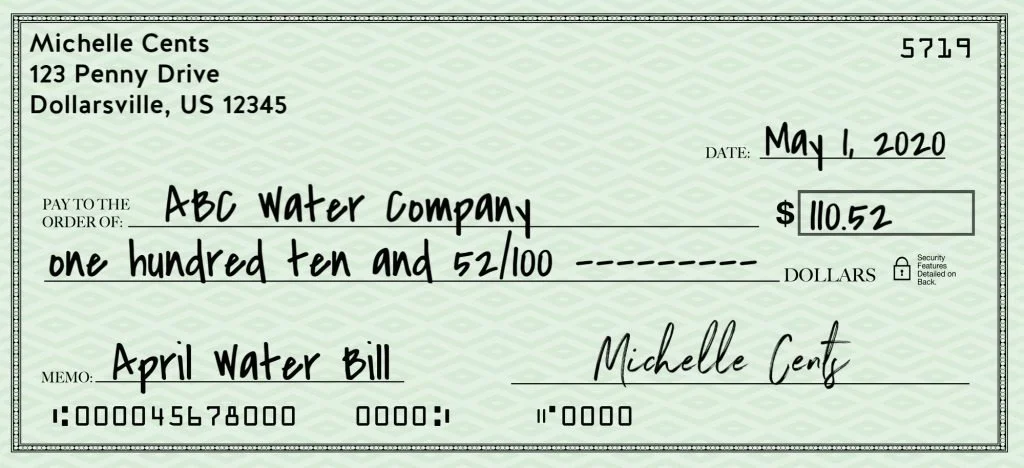
#> input picture Image_Processing/example.jpg, 1024 x 468 px; its folder holds only this picture in this run
$ python -i contours.py   (imports and definitions only)
#> lines starting #> are read from the running program, lines starting #| are printed output that depends on the picture; after the words box and inside, x2 and y2 are one past the last pixel; in counts of white or black regions, pixels touching at a corner belong together
import os
import cv2
import numpy as np

def load_image(image_path: str) -> np.ndarray:
    """Loads an image in grayscale mode."""
    image = cv2.imread(image_path, cv2.IMREAD_GRAYSCALE)
    if image is None:
        raise FileNotFoundError(f"Error loading image from path: {image_path}")
    return image

def preprocess_image(image: np.ndarray, threshold: int = 150, blur_kernel: tuple = (5, 5)) -> np.ndarray:
    """Applies thresholding and Gaussian blur to an image."""
    _, binary_image = cv2.threshold(image, threshold, 255, cv2.THRESH_BINARY_INV)
    blurred_image = cv2.GaussianBlur(binary_image, blur_kernel, 0)
    return blurred_image

def detect_contours(image: np.ndarray) -> list:
    """Detects contours in a binary image."""
    contours, _ = cv2.findContours(image, cv2.RETR_EXTERNAL, cv2.CHAIN_APPROX_SIMPLE)
    return contours

def filter_contours(contours: list, min_area: int = 500, max_area: int = 5000, min_aspect_ratio: float = 1.0, max_aspect_ratio: float = 10.0) -> list:
    """
    Filters contours based on area and aspect ratio criteria.

    Args:
        contours (list): List of contours.
        min_area (int): Minimum area of the bounding box.
        max_area (int): Maximum area of the bounding box.
        min_aspect_ratio (float): Minimum aspect ratio (width/height).
        max_aspect_ratio (float): Maximum aspect ratio (width/height).

    Returns:
        list: Filtered contours meeting the criteria.
    """
    filtered = []
    for contour in contours:
        x, y, w, h = cv2.boundingRect(contour)
        area = w * h
        aspect_ratio = w / h
        if min_area <= area <= max_area and min_aspect_ratio <= aspect_ratio <= max_aspect_ratio:
            filtered.append(contour)
    return filtered

def draw_bounding_boxes(image: np.ndarray, contours: list, color: tuple = (0, 255, 0), thickness: int = 2) -> np.ndarray:
    """Draws bounding boxes on the original image."""
    output_image = cv2.cvtColor(image, cv2.COLOR_GRAY2BGR)
    for contour in contours:
        x, y, w, h = cv2.boundingRect(contour)
        cv2.rectangle(output_image, (x, y), (x + w, y + h), color, thickness)
    return output_image

def process_image(image_path: str, output_dir: str, min_area: int = 500, max_area: int = 5000, min_aspect_ratio: float = 1.0, max_aspect_ratio: float = 10.0):
    """Processes a single image to detect and draw bounding boxes around signature regions."""
    # Step 1: Load the image
    image = load_image(image_path)

    # Step 2: Preprocess the image
    preprocessed_image = preprocess_image(image)
#> in preprocess_image, `_, binary_image = cv2.threshold(image, threshold, 255, cv2.THRESH_BINA..`:
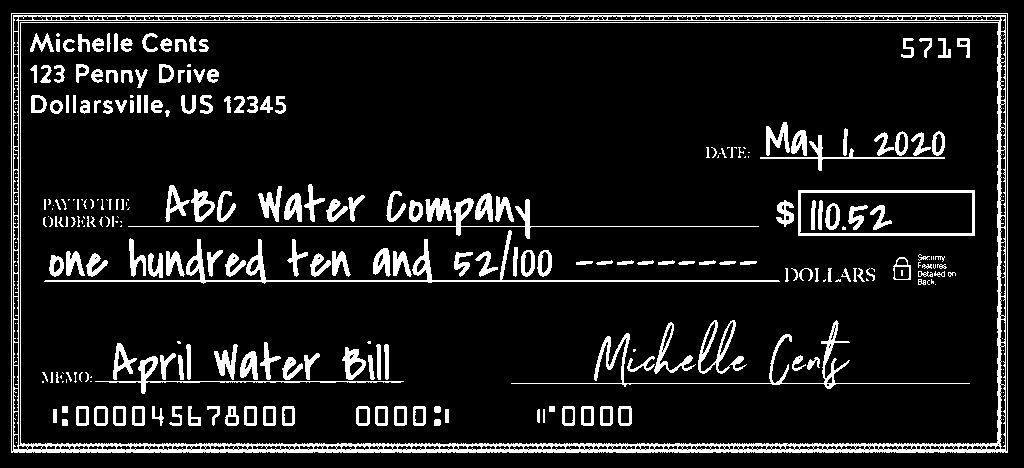
#> binary_image: shape (468, 1024); 10.6% white; 303 white regions (102 under 20 px), largest, box (x1, y1, x2, y2) and area: (11, 13, 1008, 453) 16750, (44, 230, 780, 284) 2641, (511, 320, 970, 389) 1750
#> in preprocess_image, `blurred_image = cv2.GaussianBlur(binary_image, blur_kernel, 0)`:
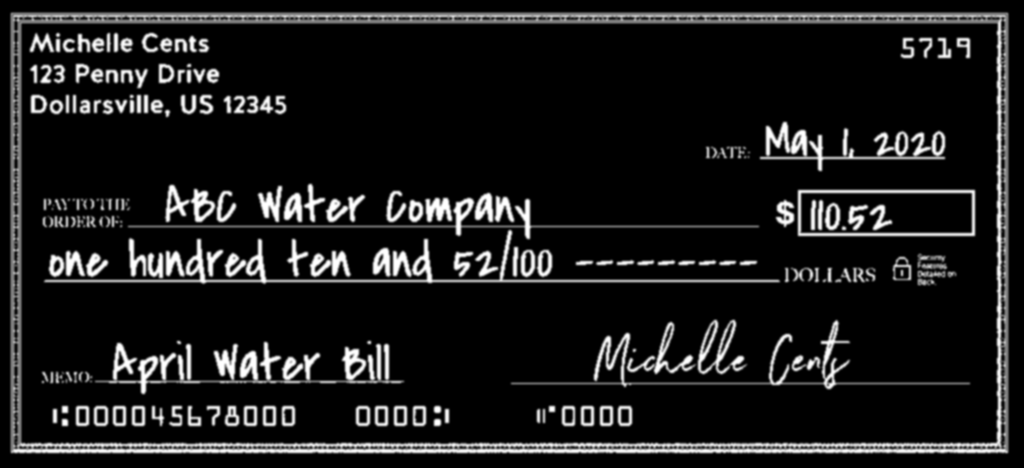
#> blurred_image: shape (468, 1024); min 0, max 255, mean 27

    # Step 3: Detect contours
    contours = detect_contours(preprocessed_image)
#> in detect_contours, `contours, _ = cv2.findContours(image, cv2.RETR_EXTERNAL, cv2.CHAIN_APP..`: contours = [[[9, 11], [9, 454], [1009, 454], [1009, 11]]]
#> contours = [[[9, 11], [9, 454], [1009, 454], [1009, 11]]]

    # Step 4: Filter contours based on area and aspect ratio
    filtered_contours = filter_contours(contours, min_area, max_area, min_aspect_ratio, max_aspect_ratio)
#> the loop in filter_contours, `for contour in contours:` made 1 pass
#> (contour, x, y, w, h, area, aspect_ratio) on pass 1: ([[9, 11], [9, 454], [1009, 454], [1009, 11]], 9, 11, 1001, 444, 444444, 2.25)
#> after the loop in filter_contours, `for contour in contours:`: filtered = []
#> filtered_contours = []

    # Step 5: Draw bounding boxes on the original image
    output_image_with_boxes = draw_bounding_boxes(image, filtered_contours)

    # Save results
    base_name = os.path.basename(image_path)
    cv2.imwrite(os.path.join(output_dir, f"bbox_{base_name}"), output_image_with_boxes)

def process_directory(input_dir: str, output_dir: str, min_area: int = 500, max_area: int = 5000, min_aspect_ratio: float = 1.0, max_aspect_ratio: float = 10.0):
    """
    Loops through all images in the input directory and applies the signature detection pipeline.

    Args:
        input_dir (str): Path to the directory containing input images.
        output_dir (str): Path to the directory for saving output images.
        min_area (int): Minimum area for bounding boxes.
        max_area (int): Maximum area for bounding boxes.
        min_aspect_ratio (float): Minimum aspect ratio.
        max_aspect_ratio (float): Maximum aspect ratio.
    """
    if not os.path.exists(output_dir):
        os.makedirs(output_dir)

    for filename in os.listdir(input_dir):
        file_path = os.path.join(input_dir, filename)
        if os.path.isfile(file_path) and filename.lower().endswith(('.png', '.jpg', '.jpeg', '.tiff', '.bmp')):
            try:
                print(f"Processing: {filename}")
                process_image(file_path, output_dir, min_area, max_area, min_aspect_ratio, max_aspect_ratio)
            except Exception as e:
                print(f"Error processing {filename}: {e}")


input_directory = "Dataset/40gigs_signatures_imgs"
output_directory = "Outputs/Contours"


# Define area and aspect ratio ranges for filtering bounding boxes
min_area = 1000
max_area = 3000
min_aspect_ratio = 0.5
max_aspect_ratio = 2.0

# [1 line not run here, left out]

>>> result = process_image('../example.jpg', 'out.png')
